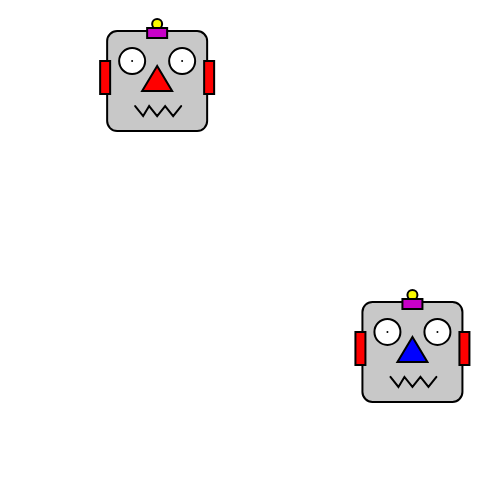
Frame 1 (no input)
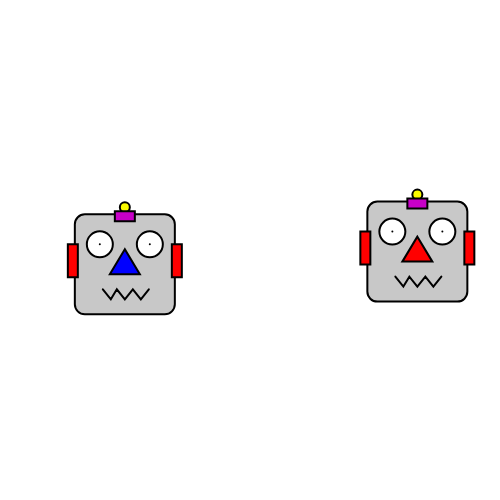
Frame 60 (no input)
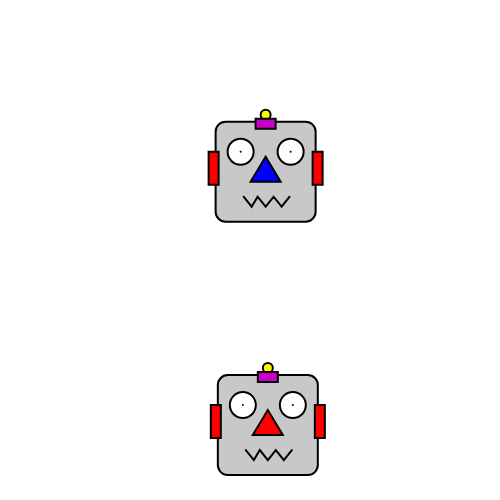
Frame 120 (the mouse pressed at the canvas centre since frame 60)

The p5.js sketch that drew these frames (run headless with seeded random() and noise() and a simulated clock; from frame 60 on, the mouse is pressed at the canvas centre):

// p5.js sketch
// ── sketch.js
/*
Hack it: Conditionals

Make the robot heads bounce of the sides of the canvas.

You'll need to write several if statements to test if the robots have reached
the edge of the screen.

HINT:
You can easy switch the direction of the robot by mulitplying the current speed
by -1 I.E.

robotSpeed_x *= -1;

Extensions and alternatives
1. Customise the robots and add additional animations, such as flashing antenna
or mouths

2. Instead of bouncing of the edge of the screen make the robots wrap around to the
other corner

3. Make the robots bouce off one another as well. (this is quite tricky so don't
get into it unless you are feeling confident and have the time!)

*/

var robot1_x;
var robot1_y;
var robot1Speed_x;
var robot1Speed_y;
var robot1Speed_max = 10;

var robot2_x;
var robot2_y;
var robot2Speed_x;
var robot2Speed_y;
var robot2Speed_max = 10;

function setup()
{
	//create a canvas for the robot
	createCanvas(500, 500);
	robot1_x = random(0, (width / 2) - 100);
	robot1_y = random(0, (height / 2) - 100);

	robot2_x = random(width / 2, width - 100);
	robot2_y = random(height / 2, height - 100);

	robot1Speed_x = random(2, 5);
	robot1Speed_y = random(2, 5);

	robot2Speed_x = random(4, 9);
	robot2Speed_y = random(4, 9);

}

function draw()
{
	background(255);
	strokeWeight(2);

	//robot heads
	fill(200);
	rect(robot1_x, robot1_y, 100, 100, 10);
	rect(robot2_x, robot2_y, 100, 100, 10);


	//ears
	fill(255, 0, 0);

	//robot 1
	rect(robot1_x - 7, robot1_y + 30, 10, 33);
	rect(robot1_x + 97, robot1_y + 30, 10, 33);

	//robot 2
	rect(robot2_x - 7, robot2_y + 30, 10, 33);
	rect(robot2_x + 97, robot2_y + 30, 10, 33);


	//robots' antennas
	fill(250, 250, 0);
	ellipse(robot1_x + 50, robot1_y - 7, 10, 10);
	ellipse(robot2_x + 50, robot2_y - 7, 10, 10);

	fill(200, 0, 200);
	rect(robot1_x + 40, robot1_y - 3, 20, 10);
	rect(robot2_x + 40, robot2_y - 3, 20, 10);

	//robot 1's eyes
	fill(255);
	ellipse(robot1_x + 25, robot1_y + 30, 26, 26);
	point(robot1_x + 25, robot1_y + 30);
	ellipse(robot1_x + 75, robot1_y + 30, 26, 26);
	point(robot1_x + 75, robot1_y + 30);

	//robot 2's eyes
	ellipse(robot2_x + 25, robot2_y + 30, 26, 26);
	point(robot2_x + 25, robot2_y + 30);
	ellipse(robot2_x + 75, robot2_y + 30, 26, 26);
	point(robot2_x + 75, robot2_y + 30);


	//robots' noses
	fill(255, 0, 0);
	triangle(robot1_x + 50, robot1_y + 35, robot1_x + 35, robot1_y + 60, robot1_x + 65, robot1_y + 60);
	fill(0, 0, 255);
	triangle(robot2_x + 50, robot2_y + 35, robot2_x + 35, robot2_y + 60, robot2_x + 65, robot2_y + 60);

	//robot 1 mouth
	noFill();
	beginShape();
	vertex(robot1_x + 28, robot1_y + 75);
	vertex(robot1_x + 36, robot1_y + 85);
	vertex(robot1_x + 42, robot1_y + 75);
	vertex(robot1_x + 50, robot1_y + 85);
	vertex(robot1_x + 58, robot1_y + 75);
	vertex(robot1_x + 66, robot1_y + 85);
	vertex(robot1_x + 74, robot1_y + 75);
	endShape();

	//robot 2 mouth
	beginShape();
	vertex(robot2_x + 28, robot2_y + 75);
	vertex(robot2_x + 36, robot2_y + 85);
	vertex(robot2_x + 42, robot2_y + 75);
	vertex(robot2_x + 50, robot2_y + 85);
	vertex(robot2_x + 58, robot2_y + 75);
	vertex(robot2_x + 66, robot2_y + 85);
	vertex(robot2_x + 74, robot2_y + 75);
	endShape();

	//update the robots location
	robot1_x += robot1Speed_x;
	robot1_y += robot1Speed_y;
	robot2_x += robot2Speed_x;
	robot2_y += robot2Speed_y;

	//place your if statements here

	//robot 1 bounces off walls
	if((robot1_x >= width - 100 && robot1Speed_x > 0) || (robot1_x <= 0 && robot1Speed_x < 0))
	{
		robot1Speed_x *= random(-0.5, -1.5);
	}
	if((robot1_y >= height - 100 && robot1Speed_y > 0) || (robot1_y <= 0 && robot1Speed_y < 0))
	{
		robot1Speed_y *= random(-0.5, -1.5);
	}

	//robot 2 bounces off walls
	if((robot2_x >= width - 100 && robot2Speed_x > 0) || (robot2_x <= 0 && robot2Speed_x < 0))
	{
		robot2Speed_x *= random(-0.5, -1.5);
	}
	if((robot2_y >= height - 100 && robot2Speed_y > 0) || (robot2_y <= 0 && robot2Speed_y < 0))
	{
		robot2Speed_y *= random(-0.5, -1.5);
	}

	//prevent robot 1 from stalling
	if(robot1Speed_x < 0.01 && robot1Speed_x > -0.01)
	{
		robot1Speed_x += 1;
	}
	if(robot1Speed_y < 0.01 && robot1Speed_y > -0.01)
	{
		robot1Speed_y += 1;
	}

	//prevent robot 2 from stalling
	if(robot2Speed_x < 0.01 && robot2Speed_x > -0.01)
	{
		robot2Speed_x -= 1;
	}
	if(robot2Speed_y < 0.01 && robot2Speed_y > -0.01)
	{
		robot2Speed_y -= 1;
	}

	// set robot 1 max speed
	if(robot1Speed_x > robot1Speed_max)
	{
		robot1Speed_x = robot1Speed_max;
	}
	if(robot1Speed_x < -robot1Speed_max)
	{
		robot1Speed_x = -robot1Speed_max;
	}
	if(robot1Speed_y > robot1Speed_max)
	{
		robot1Speed_y = robot1Speed_max;
	}
	if(robot1Speed_y < -robot1Speed_max)
	{
		robot1Speed_y = -robot1Speed_max;
	}

	// set robot 2 max speed
	if(robot2Speed_x > robot2Speed_max)
	{
		robot2Speed_x = robot2Speed_max;
	}
	if(robot2Speed_x < -robot2Speed_max)
	{
		robot2Speed_x = -robot2Speed_max;
	}
	if(robot2Speed_y > robot2Speed_max)
	{
		robot2Speed_y = robot2Speed_max;
	}
	if(robot2Speed_y < -robot2Speed_max)
	{
		robot2Speed_y = -robot2Speed_max;
	}
	
	//robots bounce off each other
	if(abs(robot1_x - robot2_x) < 100 && abs(robot1_y - robot2_y) < 100)
	{
		robot1Speed_x *= random(-1, -2);
		robot1Speed_y *= random(-1, -2);
		robot2Speed_x *= random(-1, -1.5);
		robot2Speed_y *= random(-1, -1.5);
	}
}
